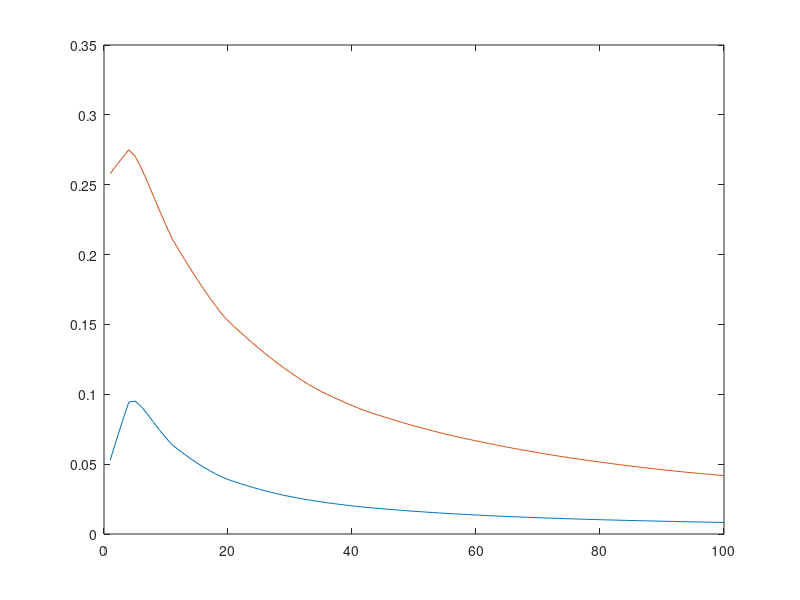
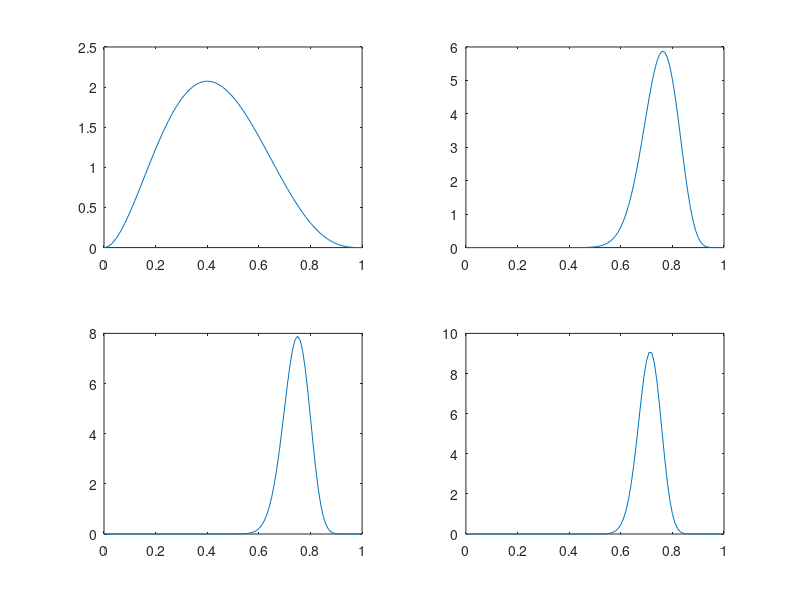
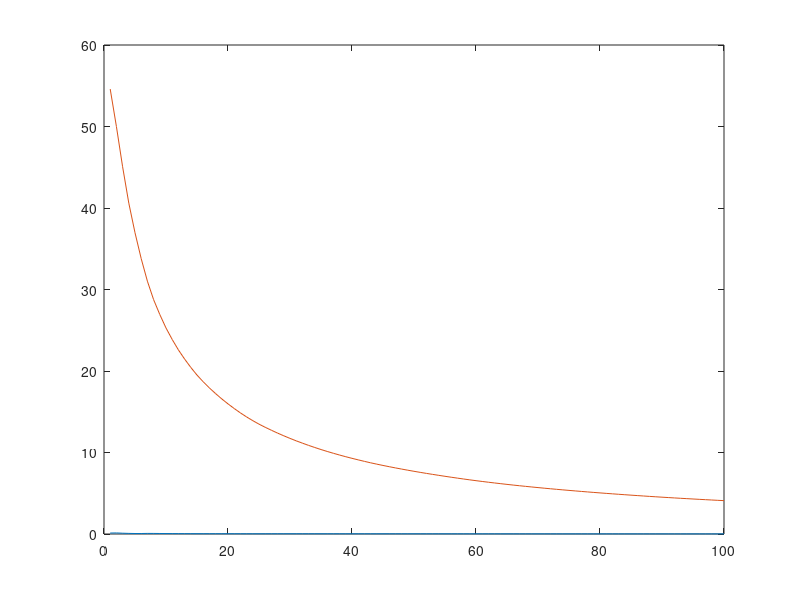
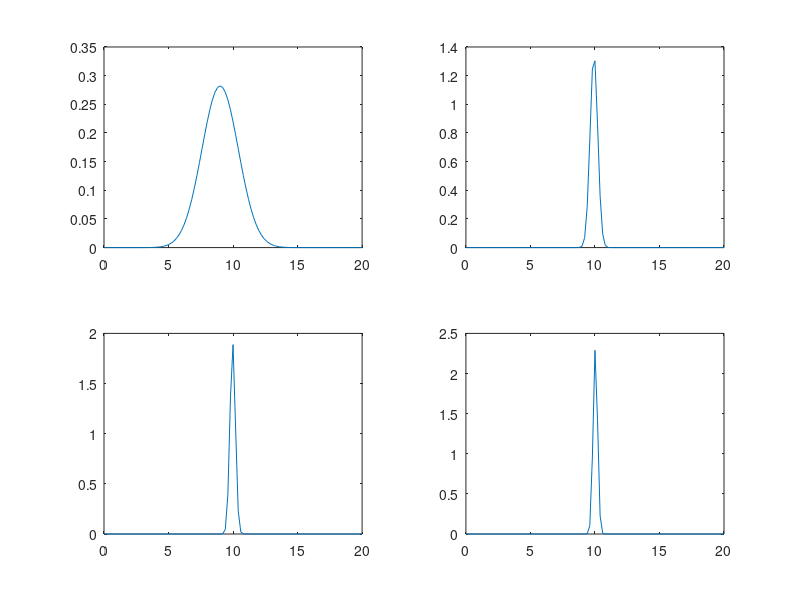

The MATLAB script that drew these images, in order:
N=171;
p = 0.5;
a=10;
b=2;
m= 0;
for i=1:N
    j = binornd(1,p);
    m = m+j;
    l = i-m;
end
u_mlb = m/(l+m);
u_cpb = (m + a)/(m+a+l+b);
B_likelihood = gamma(m+l)/(gamma(m)*gamma(l))*u_cpb^m * (1-u_cpb)^l;
B_prior = gamma(a+b)/(gamma(a) * gamma(b))*u_cpb^(a-1)*(1-u_cpb)^(b-1);
post = B_prior * B_likelihood;
u_cpb = (m + a)/(m+a+l+b);
%%%%%%%%%%%%%%%%%%%%%%%%%%%%%%%
% Gaussian 
GSum = 0;
u=10;
stdev0 = 10;
sigma02 = stdev0^2;
u0 = 0.1;
g = normrnd(10, 10, [1, N]);
G_prior = ((2*pi*sigma02)^-0.5)*exp(-((u-u0)^2)/(2*sigma02));
stdev = 10;
sigma2 = stdev^2;
sigmaN2 = 1/sigma02 + N/sigma2;
G_Error=zeros(1,N);
SqError=zeros(1,N);
u_mlg=zeros(1,N);
u_N=zeros(1,N);
GSum = 0;
GTotal= zeros(1,N);
for o=1:N
    GSum = GSum + g(1,o);
    GTotal(1,o) = GSum;
u_mlg(1,o) = GTotal(1,o)/o;  
u_N(1,o) = sigma2/(N*sigma02 + sigma2)*u0 + N*sigma2/(N*sigma02 + sigma2)*u_mlg(1,o);
%SqError(1,o)= (u_mlg(1,o) - u_N(1,o))^2;
SqError(1,o)= (u_mlg(1,o) - u_N(1,o))^2;
G_Error(1,o)=sum(SqError)/o;
end
%G_posterior = ((2*pi/sigmaN2)^-0.5)*exp((-(u-u_N)^2)*2*sigmaN2);


%Carena Toy
%Conjugate-Priors
%Due 10/2

close all; clear all; clc;
%BERNOULLI
x = 100; p= 0.7; data = binornd(1,p,1,x);   %generate data
mle=mean(data);                             %maximum likelihood estimate

%Bayesian Estimates
a=3;b=4;av=a/(a+b);                          %GOOD estimates
m=[];
MSEn=0;
N=x;
hs=(1:100);
MSEdata=zeros(1,100);
MSEplot=zeros(2,100);

u=linspace(0,1,101);    %for plotting 2x2
prior=zeros(1,101); %for prior in 2x2
for i=1:101
prior(1,i)=(gamma(a+b)*(u(1,i)^(a-1))*(1-u(1,i))^(b-1))/(gamma(a)*gamma(b));
end

posterior=zeros(1,101);
for h = 1:N
    m=sum(data(1:h));
    l=h-m;
    frac=(m+a)/(m+a+l+b); %Bayesian estimate
    
    mse0=(frac-mle)^2;  %mean squared estimate
    MSEo=MSEn;
    MSEn=MSEo+mse0;
    MSE=MSEn/h;
    MSEdata(h)=MSE;
    
    if h==33        %for 2nd subplot
        subplot2data=[];
        for i=1:101
            posterior(1,i)=gamma(a+b+l+m)*((u(1,i))^(m+a-1))*((1-u(1,i))^(l+b-1))/(gamma(m+a)*gamma(l+b));
        end
        subplot2data=posterior;
    elseif h==67        %for 3rd subplot
        subplot3data=[];
        for i = 1:101
            posterior(1,i)=gamma(a+b+l+m)*((u(1,i))^(m+a-1))*((1-u(1,i))^(l+b-1))/(gamma(m+a)*gamma(l+b));
        end
        subplot3data=posterior;
    elseif h==100       %final subplot
        subplot4data=[];
        for i=1:101
            posterior(1,i)=gamma(a+b+l+m)*((u(1,i))^(m+a-1))*((1-u(1,i))^(l+b-1))/(gamma(m+a)*gamma(l+b)); 
        end 
        subplot4data=posterior;
    end
end

c=3;d=14;avb=c/(c+d);       %BAD estimates
MSEnb=0; MSEdatab=zeros(1,100);
for h = 1:N
    m=sum(data(1:h));
    l=h-m;
    frac=(m+c)/(m+c+l+d);
    
    mse0b=(frac-mle)^2;
    MSEob=MSEnb;
    MSEnb=MSEob+mse0b;
    MSEb=MSEnb/h;

    MSEdatab(h)=MSEb;
end
figure(1);
plot(hs,MSEdata,hs,MSEdatab);

figure(2);
%subplots of prior and posterior densities
subplot(2,2,1)
plot(u,prior);
subplot(2,2,2)
plot(u,subplot2data);
subplot(2,2,3)
plot(u,subplot3data);
subplot(2,2,4)
plot(u,subplot4data);

%GAUSSIAN
mu=10;var=3;sze=100;sigma=sqrt(var);
gdata=normrnd(mu,sigma,sze);
%priors info
mug0=9; %good
varg0=2;
mub0=1; %bad
varb0=0.5;

mseg=[];mur=[];
mugbay=[];mubbay=[];
msegbay=[];msebbay=[];
mseml=[];mleold=[];

mleg=mean(gdata, 'all');
U=linspace(0,20,101);    %for plotting 2x2
priorG=zeros(1,101);     %for prior in 2x2
for i=1:101
priorG(1,i)=exp(-(U(1,i)-mug0)^2/(2*varg0))/(sqrt(varg0)*sqrt(2*pi()));
end
%GOOD MSEs & density calculations
msei=0;
mse_current = 0;
MSEGgdata=zeros(1,100);
posteriorG=zeros(1,101);
for i=1:sze
    mu_g_i=mean(gdata(1:i));
    
    mu_g_g=(var*mug0/(i*varg0+var))+i*varg0*mu_g_i/(i*varg0+var);
    var_g_g=1/((1/varg0)+(i/var));
    
    
    msei=(mleg-mu_g_g)^2;       %Mean squared error calculations
    mse_old=mse_current;
    mse_current=mse_old+msei;
    MSEg=mse_current/i;
    MSEGgdata(i)=MSEg;
    
    %density function
    posteriorG=zeros(1,101);
    %posteriorG(1,i)=exp(-0.5*((U(1,i)-mu_g_g)/sqrt(var_g_g))^2)/sqrt(var_g_g*2*pi());
    if i ==33
        subplotdata2=zeros(1,101);
        posteriorG=normpdf(U,mu_g_g,sqrt(var_g_g));
        %for h=1:101
            %mssesess=U(1,h);
            %fprintf('%d\n',mssesess);
            %posteriorG(1,h)=normpdf(U(1,h),mu_g_g,var_g_g);
            
            %posteriorG(1,h)=gaussmf(U(1,h),[sqrt(var_g_g),mu_g_g]);
            %posteriorG(1,h)=exp(-((U(1,h))-mu_g_g)^2/(2*var_g_g))/(sqrt(var_g_g*2*pi()));
            fprintf('%d\n',posteriorG);   
        %end
        subplotdata2=posteriorG;
    elseif i ==67
        subplotdata3=zeros(1,101);
        %fprintf('elseif for plot 3 working\n');
        %for h=1:101
            %fprintf('for loop 3 working\n');
            %posteriorG(1,h)=exp(-((U(1,h))-mu_g_g)^2/(2*var_g_g))/(sqrt(var_g_g)*sqrt(2*pi()));
            %posteriorG=gaussmf(U(1,h),[sqrt(var_g_g),mu_g_g]);
            %fprintf('%d,    %d,      %d\n',sqrt(var_g_g), mu_g_g, posteriorG);    
        %end
        posteriorG=normpdf(U,mu_g_g,sqrt(var_g_g));
        subplotdata3=posteriorG;
    elseif i ==sze
        subplotdata4=zeros(1,101);
%        fprintf('elseif for plot 4 working\n');
        posteriorG=normpdf(U,mu_g_g,sqrt(var_g_g));
        %for h=1:101
          %  fprintf('for loop 4 working\n');
            %posteriorG(1,h)=exp(-((U(1,h))-mu_g_g)^2/(2*var_g_g))/(sqrt(var_g_g)*sqrt(2*pi()));
         %   posteriorG(1,h)=gaussmf(U(1,h),[sqrt(var_g_g),mu_g_g]);
        %    fprintf('%d\n',posteriorG);   
       % end
        subplotdata4=posteriorG;
    end  
end
%BAD MSE calculation

mseib=0;
mse_currentb = 0;
MSEGbdata=zeros(1,100);
for i=1:sze
    mu_b_i=mean(gdata(1:i));
    
    mu_b_g=(var*mub0/(i*varb0+var))+i*varb0*mu_b_i/(i*varb0+var);
    
    mseib=(mleg-mu_b_g)^2;
    mse_oldb=mse_currentb;
    mse_currentb=mse_oldb+mseib;
    MSEb=mse_currentb/i;

    MSEGbdata(i)=MSEb;
end

%Plotting for mse and densities of Gaussians
figure(3);
plot(hs,MSEGgdata,hs,MSEGbdata);

figure(4);
subplot(2,2,1);
plot(U,priorG);
subplot(2,2,2);
plot(U,subplotdata2);
subplot(2,2,3);
plot(U,subplotdata3);
subplot(2,2,4);
plot(U,subplotdata4);

